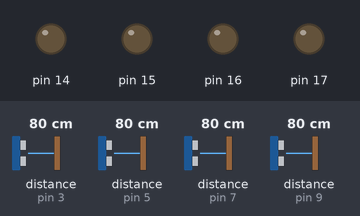
The sketch below on a simulated Arduino Uno, built with avr-gcc and run on an emulated ATmega328P. Shown: output pins drawn as LEDs (lit = HIGH). Wiring (inferred from the names in the program): 4 × ultrasonic range finder: trigger pin 2, echo pin 3 / trigger pin 4, echo pin 5 / trigger pin 6, echo pin 7 / trigger pin 8, echo pin 9. Inputs (shaded band) come from the test bench; at power-on: distance to the obstacle (sensors on pin 3, pin 5, pin 7, pin 9) 80 cm. The echo pulse lasts 58.3 µs per cm; pins used as bus, display or sensor lines are not drawn.

Above: at 8.1 s.
8.2 s: distance to the obstacle (sensor on pin 3) set to 23 cm
9.7 s: distance to the obstacle (sensor on pin 3) set to 19 cm
At 10.2 s:
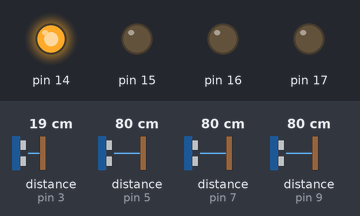
11.2 s: distance to the obstacle (sensor on pin 5) set to 2 cm
At 12.2 s:
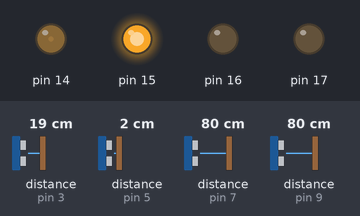
12.7 s: distance to the obstacle (sensor on pin 7) set to 23 cm
At 13.8 s:
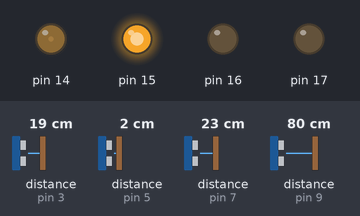
14.2 s: distance to the obstacle (sensor on pin 7) set to 18 cm
17.2 s: distance to the obstacle (sensor on pin 9) set to 4 cm
At 18.0 s:
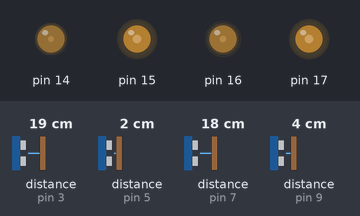
Timing chart, 0 to 21.2 s (numbered marks = the images above; inputs shaded):
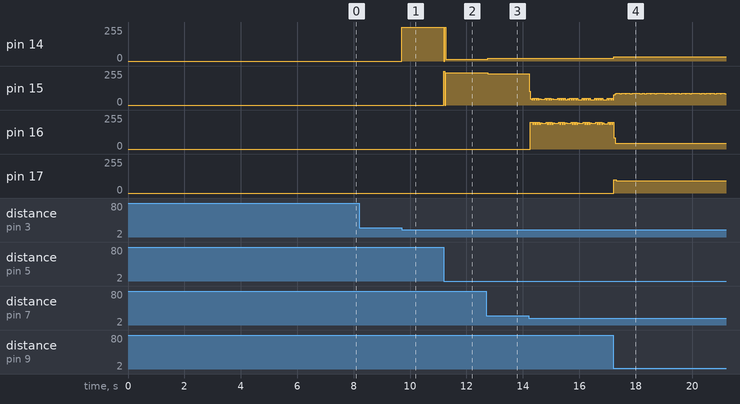

The sketch:

Ultrasonico_a_tiva.ino
```cpp
long distancia1;
long tiempo1;
int trigPin1 = 2;
int echoPin1 = 3;

long distancia2;
long tiempo2;
int trigPin2 = 4;
int echoPin2 = 5;

long distancia3;
long tiempo3;
int trigPin3 = 6;
int echoPin3 = 7;

long distancia4;
long tiempo4;
int trigPin4 = 8;
int echoPin4 = 9;

void setup(){
  //Serial.begin(9600);
  pinMode(trigPin1, OUTPUT); /*activación del pin 9 como salida: para el pulso ultrasónico*/
  pinMode(echoPin1, INPUT); /*activación del pin 8 como entrada: tiempo del rebote del ultrasonido*/

  pinMode(trigPin2, OUTPUT); /*activación del pin 9 como salida: para el pulso ultrasónico*/
  pinMode(echoPin2, INPUT); /*activación del pin 8 como entrada: tiempo del rebote del ultrasonido*/

  pinMode(trigPin3, OUTPUT); /*activación del pin 9 como salida: para el pulso ultrasónico*/
  pinMode(echoPin3, INPUT); /*activación del pin 8 como entrada: tiempo del rebote del ultrasonido*/

  pinMode(trigPin4, OUTPUT); /*activación del pin 9 como salida: para el pulso ultrasónico*/
  pinMode(echoPin4, INPUT); /*activación del pin 8 como entrada: tiempo del rebote del ultrasonido*/

  pinMode(14,OUTPUT);
  pinMode(15,OUTPUT);
  pinMode(16,OUTPUT);
  pinMode(17,OUTPUT);
  digitalWrite(14,LOW);
  digitalWrite(15,LOW);
  digitalWrite(16,LOW);
  digitalWrite(17,LOW);
  delay(6900);

}

void loop(){
  ultrasonico1();
  ultrasonico2();
  ultrasonico3();
  ultrasonico4();
}

void ultrasonico1(){
  digitalWrite(trigPin1, HIGH); /* envío del pulso ultrasónico*/
  delayMicroseconds(15);
  digitalWrite(trigPin1,LOW);

  tiempo1=pulseIn(echoPin1, HIGH);
  distancia1= int(0.017*tiempo1);

  if(distancia1<20){
    digitalWrite(14,HIGH);
    digitalWrite(15,LOW);
    digitalWrite(16,LOW);
    digitalWrite(17,LOW);}
  if(distancia1>20){
    digitalWrite(14,LOW);}
}

void ultrasonico2(){
   digitalWrite(trigPin2, HIGH); /* envío del pulso ultrasónico*/
   delayMicroseconds(15);
   digitalWrite(trigPin2,LOW);

   tiempo2=pulseIn(echoPin2, HIGH);
   distancia2= int(0.017*tiempo2);

   if(distancia2<20){
     digitalWrite(15,HIGH);
     digitalWrite(14,LOW);
     digitalWrite(16,LOW);
     digitalWrite(17,LOW);}
   if(distancia2>20){
     digitalWrite(15,LOW);}
}

void ultrasonico3(){
   digitalWrite(trigPin3, HIGH); /* envío del pulso ultrasónico*/
   delayMicroseconds(15);
   digitalWrite(trigPin3,LOW);

   tiempo3=pulseIn(echoPin3, HIGH);
   distancia3= int(0.017*tiempo3);

   if(distancia3<20){
     digitalWrite(16,HIGH);
     digitalWrite(14,LOW);
     digitalWrite(15,LOW);
     digitalWrite(17,LOW);}
   if(distancia3>20){
     digitalWrite(16,LOW);}
}

void ultrasonico4(){
   digitalWrite(trigPin4, HIGH); /* envío del pulso ultrasónico*/
   delayMicroseconds(15);
   digitalWrite(trigPin4,LOW);

   tiempo4=pulseIn(echoPin4, HIGH);
   distancia4= int(0.017*tiempo4);

   if(distancia4<20){
     digitalWrite(17,HIGH);
     digitalWrite(14,LOW);
     digitalWrite(15,LOW);
     digitalWrite(16,LOW);}
   if(distancia4>20){
     digitalWrite(17,LOW);}
}
```

Measured:
- the behaviour switches between 21 and 20 cm on distance to the obstacle (sensor on pin 3) (found by bisection; images 0 and 1)
- after the input at 8.2 s, every drawn part: stays the same
- after the input at 9.7 s, pin 14: 0/255 → 255/255 at once
- after the input at 11.2 s, pin 14: 255/255 → 12/255 at once; pin 15: 0/255 → 243/255 at once
- after the input at 12.7 s, pin 14: 12/255 → 20/255 after 0.05 s; pin 15: 243/255 → 235/255 after 0.05 s
- after the input at 17.2 s, pin 14: 20/255 → 32/255 at once; pin 17: 0/255 → 98/255 at once, → 91/255 0.08 s later
